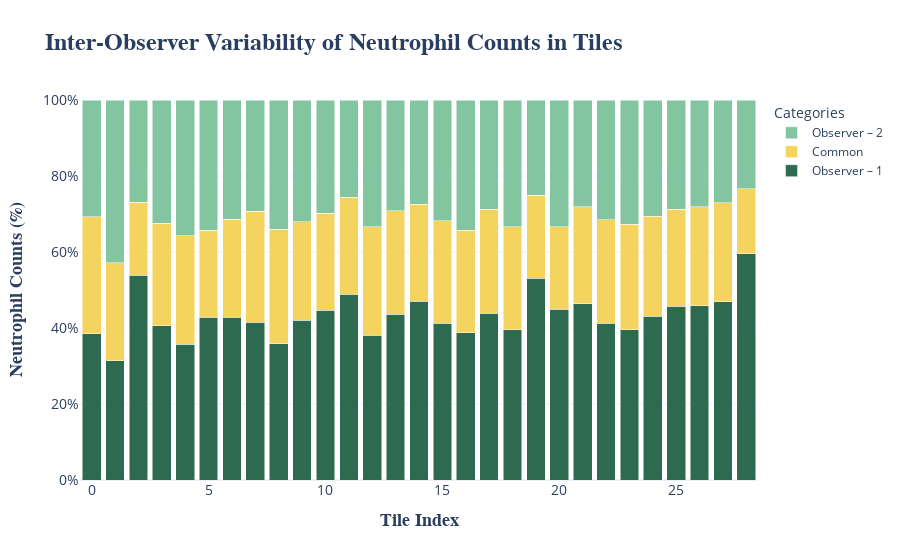

The cell this chart's notebook holds for it:
### Code cell
InterVar = pd.read_csv(file_path)

InterVar = InterVar.reset_index()
total = InterVar['Observer – 1'] + InterVar['Common'] + InterVar['Observer – 2']

fig = go.Figure(data=[
    go.Bar(
        name='Observer – 1',
        x=InterVar['index'],
        y=InterVar['Observer – 1'] / total * 100,
        marker_color='#2D6A4F'
    ),
    go.Bar(
        name='Common',
        x=InterVar['index'],
        y=InterVar['Common'] / total * 100,
        marker_color='#F4D35E'
    ),
    go.Bar(
        name='Observer – 2',
        x=InterVar['index'],
        y=InterVar['Observer – 2'] / total * 100,
        marker_color='#84C5A1'
    )
])

fig.update_layout(
    barmode='stack',
    title=dict(text='<b>Inter-Observer Variability of Neutrophil Counts in Tiles</b>', font=dict(size=24, family='Arial, bold')),
    xaxis_title=dict(text='<b>Tile Index</b>', font=dict(size=18, family='Arial, bold')),
    yaxis_title=dict(text='<b>Neutrophil Counts (%)</b>', font=dict(size=18, family='Arial, bold')),
    yaxis=dict(range=[0, 100], ticksuffix='%', title_font=dict(size=18), tickfont=dict(size=14)),
    xaxis=dict(tickfont=dict(size=14)),
    legend_title='Categories',
    template='plotly_white'
)

fig.show()

### Figure 1 — Plotly figure (JSON) as saved in the notebook; plotly's stock layout.template omitted (floating-point values rounded to 4 significant figures)
{"data": [{"marker": {"color": "#2D6A4F"}, "name": "Observer – 1", "type": "bar", "x": [0, 1, 2, 3, 4, 5, 6, 7, 8, 9, 10, 11, 12, 13, 14, 15, 16, 17, 18, 19, 20, 21, 22, 23, 24, 25, 26, 27, 28], "y": [38.46, 31.43, 53.85, 40.54, 35.71, 42.86, 42.86, 41.46, 35.85, 42.0, 44.68, 48.94, 38.1, 43.64, 47.06, 41.27, 38.81, 43.84, 39.51, 53.12, 44.87, 46.34, 41.3, 39.6, 43.16, 45.74, 45.83, 46.88, 59.57]}, {"marker": {"color": "#F4D35E"}, "name": "Common", "type": "bar", "x": [0, 1, 2, 3, 4, 5, 6, 7, 8, 9, 10, 11, 12, 13, 14, 15, 16, 17, 18, 19, 20, 21, 22, 23, 24, 25, 26, 27, 28], "y": [30.77, 25.71, 19.23, 27.03, 28.57, 22.86, 25.71, 29.27, 30.19, 26.0, 25.53, 25.53, 28.57, 27.27, 25.49, 26.98, 26.87, 27.4, 27.16, 21.88, 21.79, 25.61, 27.17, 27.72, 26.32, 25.53, 26.04, 26.04, 17.02]}, {"marker": {"color": "#84C5A1"}, "name": "Observer – 2", "type": "bar", "x": [0, 1, 2, 3, 4, 5, 6, 7, 8, 9, 10, 11, 12, 13, 14, 15, 16, 17, 18, 19, 20, 21, 22, 23, 24, 25, 26, 27, 28], "y": [30.77, 42.86, 26.92, 32.43, 35.71, 34.29, 31.43, 29.27, 33.96, 32.0, 29.79, 25.53, 33.33, 29.09, 27.45, 31.75, 34.33, 28.77, 33.33, 25.0, 33.33, 28.05, 31.52, 32.67, 30.53, 28.72, 28.12, 27.08, 23.4]}], "layout": {"barmode": "stack", "legend": {"title": {"text": "Categories"}}, "title": {"font": {"family": "Arial, bold", "size": 24}, "text": "<b>Inter-Observer Variability of Neutrophil Counts in Tiles</b>"}, "xaxis": {"tickfont": {"size": 14}, "title": {"font": {"family": "Arial, bold", "size": 18}, "text": "<b>Tile Index</b>"}}, "yaxis": {"range": [0, 100], "tickfont": {"size": 14}, "ticksuffix": "%", "title": {"font": {"family": "Arial, bold", "size": 18}, "text": "<b>Neutrophil Counts (%)</b>"}}}}
